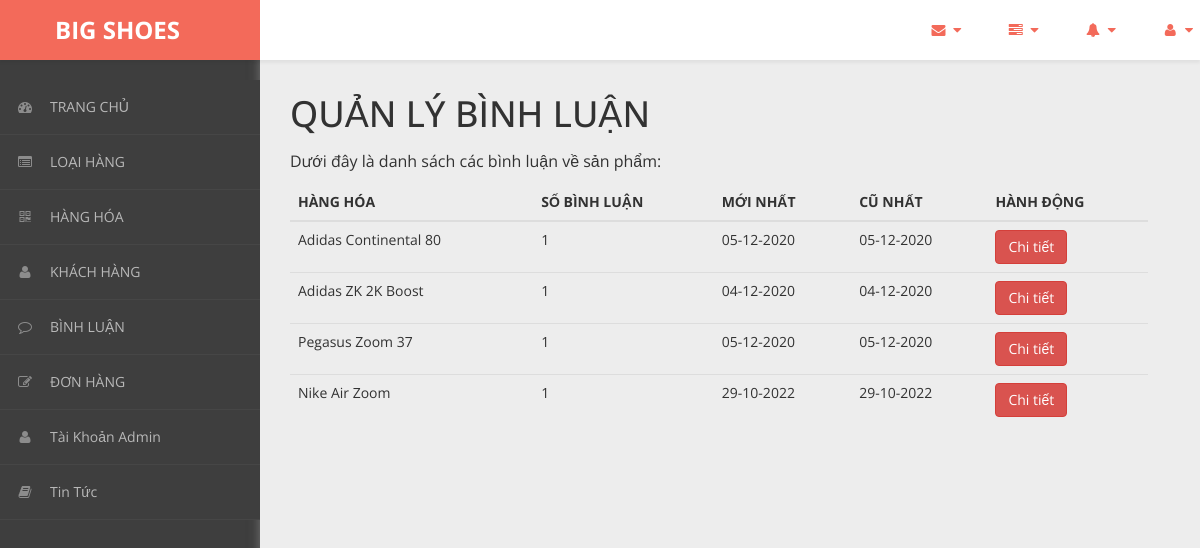
/admin/content/binh-luan/binh-luan-list.php (signed in), run on the app's committed database.
### tables this page shows
CREATE TABLE `hang_hoa` (
  `ma_hh` int(11) NOT NULL,
  `ten_hh` varchar(50) NOT NULL,
  `hinh` varchar(50) NOT NULL,
  `don_gia` int(11) NOT NULL,
  `giam_gia` int(11) NOT NULL,
  `mo_ta` varchar(500) NOT NULL,
  `ma_loai` int(11) NOT NULL
);

### admin/dao/pdo.php (called while the page is built, shortened)
<?php
    function pdo_get_connection(){
        $pdo = new PDO("mysql:host=localhost;dbname=bigshoes",'root','');
        $pdo->setAttribute(PDO::ATTR_ERRMODE, PDO::ERRMODE_EXCEPTION);
        return $pdo;
    }
    function pdo_query($sql){
        $sql_args = array_slice(func_get_args(),1);
        try{
            $conn = pdo_get_connection();
            $stmt = $conn ->prepare($sql);
            $stmt -> execute($sql_args);
            $rows = $stmt -> fetchAll();
            return $rows;
        }catch(PDOException $e){
            throw $e;
        }finally{
            unset($conn);
        }
    }
    ?>

### admin/dao/thong-ke.php (called while the page is built, shortened)
<?php
    require_once ('pdo.php');
    function thong_ke_binh_luan(){
    $sql = "SELECT hh.ma_hh, hh.ten_hh,"
            . " COUNT(*) so_luong,"
            . " MIN(bl.ngay_bl) cu_nhat,"
            . " MAX(bl.ngay_bl) moi_nhat"
            . " FROM binh_luan bl "
            . " JOIN hang_hoa hh ON hh.ma_hh=bl.ma_hh "
            . " GROUP BY hh.ma_hh, hh.ten_hh"
            . " HAVING so_luong > 0";
    return pdo_query($sql);
    }
?>

### admin/content/binh-luan/binh-luan-list.php (the view, shortened to what this page needs)
<!DOCTYPE html>
<html xmlns="http://www.w3.org/1999/xhtml">
<head>
    <link href="../../../css/admin/css/bootstrap.css" rel="stylesheet" />
    <link href="../../../css/admin/css/font-awesome.css" rel="stylesheet" />
    <link href="../../../css/admin/css/custom-styles.css" rel="stylesheet" />
</head>
<body>
    <div id="wrapper">
        <nav class="navbar navbar-default top-navbar" role="navigation">
            <div class="navbar-header">
                <a class="navbar-brand" href="../../../../bigshoes/trang-chinh/"><strong style = "margin-left: 40px;">BIG SHOES</strong></a>
            </div>
            <ul class="nav navbar-top-links navbar-right">
                <li class="dropdown">
                    <a class="dropdown-toggle" data-toggle="dropdown" href="#" aria-expanded="false">
                        <i class="fa fa-envelope fa-fw"></i> <i class="fa fa-caret-down"></i>
                    </a>
                </li>
                <li class="dropdown">
                    <a class="dropdown-toggle" data-toggle="dropdown" href="#" aria-expanded="false">
                        <i class="fa fa-tasks fa-fw"></i> <i class="fa fa-caret-down"></i>
                    </a>
                </li>
                <li class="dropdown">
                    <a class="dropdown-toggle" data-toggle="dropdown" href="#" aria-expanded="false">
                        <i class="fa fa-bell fa-fw"></i> <i class="fa fa-caret-down"></i>
                    </a>
                </li>
                <li class="dropdown">
                    <a class="dropdown-toggle" data-toggle="dropdown" href="#" aria-expanded="false">
                        <i class="fa fa-user fa-fw"></i> <i class="fa fa-caret-down"></i>
                    </a>
                </li>
            </ul>
        </nav>
        <nav class="navbar-default navbar-side" role="navigation">
            <div class="sidebar-collapse">
                <ul class="nav" id="main-menu">
                    <li>
                        <a href="../thong-ke/thong-ke-list.php"><i class="fa fa-dashboard"></i>TRANG CHỦ</a>
                    </li>
                    <li>
                        <a href="../loai-hang/loai-hang-list.php"><i class="fa fa-list-alt" aria-hidden="true"></i>LOẠI HÀNG</a>
                    </li>
                    <li>
                        <a href="../hang-hoa/hang-hoa-list.php"><i class="fa fa-qrcode"></i>HÀNG HÓA</a>
                    </li>
                    <li>
                        <a href="../khach-hang/khach-hang-list.php"><i class="fa fa-user"></i>KHÁCH HÀNG</a>
                    </li>
                    <li>
                        <a href="../binh-luan/binh-luan-list.php"><i class="fa fa-comment-o" aria-hidden="true"></i>BÌNH LUẬN</a>
                    </li>
                    <li>
                        <a href="../hoa-don/hoa-don-list.php"><i class="fa fa-edit"></i>ĐƠN HÀNG</a>
                    </li>
                    <li>
                        <a href="../tai_khoan_admin/thong-tin-tk.php"><i class="fa fa-user"></i>Tài Khoản Admin</a>
                    </li>
                    <li>
                        <a href="../tin-tuc/tin-tuc-list.php"><i class="fa fa-book"></i>Tin Tức</a>
                    </li>
                </ul>
            </div>
        </nav>
        <div id="page-wrapper">
		  <div class="header">
                        <div class="page-header">
                            <h1>QUẢN LÝ BÌNH LUẬN</h1>
                            <p>Dưới đây là danh sách các bình luận về sản phẩm: </p>
                            <?php
                                require_once ('../../daO/thong-ke.php');
                                $items = thong_ke_binh_luan();
                            ?>
                            <table class="table table-hover">
                                <thead>
                                  <tr>
                                    <th>HÀNG HÓA</th>
                                    <th>SỐ BÌNH LUẬN</th>
                                    <th>MỚI NHẤT</th>
                                    <th>CŨ NHẤT</th>
                                    <th>HÀNH ĐỘNG</th>
                                  </tr>
                                </thead>
                                <tbody>
                                <?php foreach($items as $item){
                                     extract($item);
                                    ?>
                                  <tr>
                                    <td><?=$ten_hh?></td>
                                    <td><?=$so_luong?></td>
                                    <td><?=$moi_nhat?></td>
                                    <td><?=$cu_nhat?></td>
                                    <td><a href="binh-luan-detail.php?ma_hh=<?=$ma_hh?>"><button class="btn btn-danger">Chi tiết</button></a></td>
                                  </tr>
                                <?php } ?>
                                </tbody>
                              </table>
                        </div>
		</div>
            </div>
        </div>
</body>
</html>

### css/admin/css/custom-styles.css (style rules this page uses)
body { font-family: 'Open Sans', sans-serif; background: #3E3E3E; }
#wrapper { width: 100%; }
#page-wrapper { padding: 15px 15px; min-height: 600px; background: #EDEDED; }
h1, .h1, h2, .h2, h3, .h3 { margin-top: 7px; margin-bottom: -5px; }
p { font-size:16px; line-height:25px; padding-top:20px; }
.navbar-side { z-index: 0; }
.navbar-side .nav > li > a > i { color: #8C8C8C;padding: 8px;width: 30px;text-align: center; }
.top-navbar { position: fixed; width: 100%; z-index: 300; -webkit-box-shadow: 0 3px 3px rgba(0, 0, 0, 0.05); -moz-box-shadow: 0 3px 3px rgba(0, 0, 0, 0.05); box-shadow: 0 3px 3px rgba(0, 0, 0, 0.05); }
.navbar-side { z-index: 1; position: fixed; width: 260px; top: 80px; }
#page-wrapper { position: relative; top: 55px; box-shadow: 0 0 10px #757575; -moz-box-shadow: 0 0 10px #757575; -webkit-box-shadow: 0 0 10px #757575; }
.page-header { margin: 0;border-bottom: 1px solid transparent;text-align: left;background-color: rgb(237, 237, 237);padding: 32px 22px 32px 0;color: #323232; }
.header { margin: 0 30px; }
.top-navbar { margin:0px; }
.top-navbar .navbar-brand { color: #fff;width: 260px;text-align: left;height: 60px;font-size: 24px;font-weight: 700;line-height: 30px;background: #F36A5A; }
.top-navbar .nav > li { position: relative; display: inline-block; margin: 0px; padding: 0px; }
.top-navbar .nav > li > a { position: relative; display: block; padding: 20px;color: #FFFFFF; margin: 0px; }
.sidebar-collapse , .sidebar-collapse .nav { background:none; }
.sidebar-collapse .nav { padding:0; }
.sidebar-collapse .nav > li > a { color: #B8B8B8; background:transparent; text-shadow:none; font-size: 14px; }
.sidebar-collapse > .nav > li > a { padding: 12px 10px; }
.sidebar-collapse > .nav > li { border-bottom: 1px solid rgba(107, 108, 109, 0.19); }
.navbar-side { border:none; background: #3E3E3E; }
.top-navbar { background: #FFFFFF; border-bottom:none; }
.top-navbar .nav > li > a > i { margin-right: 2px; }
.navbar-default { border:0px solid black; }
.navbar-header { background: transparent; }
.nav > li > a > i { margin-right:10px; color: rgb(243, 106, 90); }
@media (min-width:768px) { #page-wrapper { margin: 0 0 0 260px; padding: 0; min-height: 1200px; } }
@media (min-width:768px) { .navbar-side { width: 260px; z-index: 1; } }
@media (min-width:768px) { .navbar { border-radius: 0px; } }

### data on the page
hang_hoa: ten_hh "Adidas Continental 80", so_luong "1", moi_nhat "05-12-2020", cu_nhat "05-12-2020"
hang_hoa: ten_hh "Adidas ZK 2K Boost", so_luong "1", moi_nhat "04-12-2020", cu_nhat "04-12-2020"
hang_hoa: ten_hh "Pegasus Zoom 37", so_luong "1", moi_nhat "05-12-2020", cu_nhat "05-12-2020"
hang_hoa: ten_hh "Nike Air Zoom", so_luong "1", moi_nhat "29-10-2022", cu_nhat "29-10-2022"
